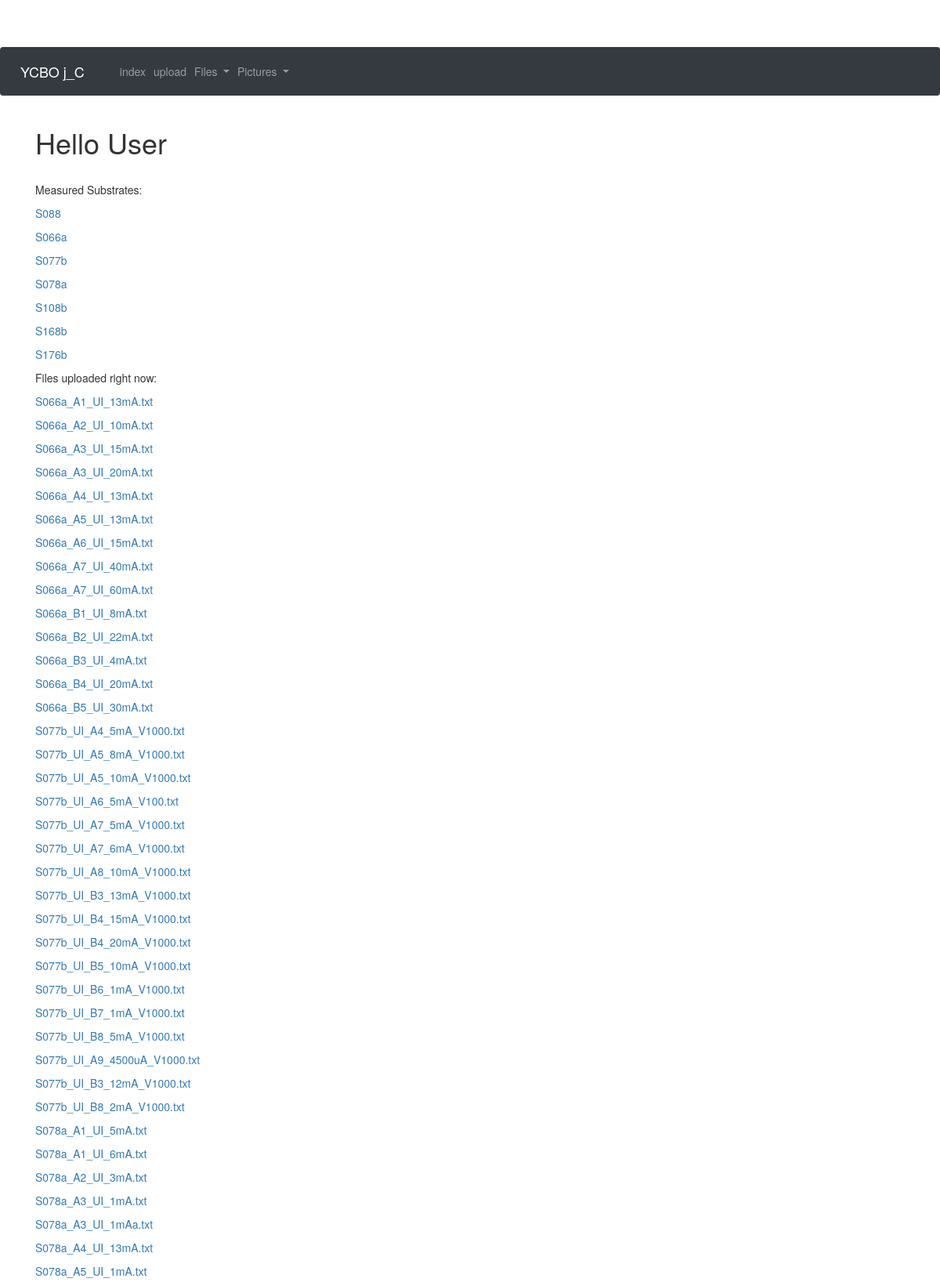
/index (upper part), run on the app's committed database.
### app/models.py (models this page shows, shortened)
class Substrate(db.Model):
    id = db.Column(db.Integer, primary_key = True)
    substratename = db.Column(db.String(32))
    Au_layer = db.Column(db.Integer)
    YBCO_layer = db.Column(db.Integer)
    bridges = db.relationship("Bridge", backref = "substrate", lazy="dynamic")

class Document(db.Model):
    id = db.Column(db.Integer, primary_key = True)
    bridge_id = db.Column(db.Integer, db.ForeignKey("bridge.id"))
    filename = db.Column(db.String(64))
    remove_offset = db.Column(db.Boolean,default=False)
    remove_ohm = db.Column(db.Boolean,default=False)
    amplification = db.Column(db.Integer, default = 1000)
    j_C = db.Column(db.Float)
    res = db.Column(db.Float)
    res_border = db.Column(db.Float)

### app/routes.py (the view)
@app.route("/", methods=["POST","GET"])
@app.route("/index", methods=["POST","GET"])
def index():
    form=DeleteAllFiles()
    files = Document.query.all()
    if request.method =="POST":
        for file in files:
            deleteFile(file.filename)
        return redirect(url_for("index"))
    return render_template("index.html", title="home", files = files,form=form,substrates=Substrate.query.all(),pictures=Picture.query.all())

### app/templates/index.html (shortened to what this page needs)
{% extends "base.html" %}
{% block content %}
<h1>Hello User</h1>
{% if substrates|length > 0 %}
<br>
<p>Measured Substrates:<p>
{% for substrate in substrates %}
<p><a href="{{url_for('substrate', substratename = substrate.substratename) }}">{{substrate.substratename}}</a></p>
{% endfor %}
{% endif %}
<p>Files uploaded right now:</p>
{% if files|length == 0 %}
<p>no files found -- <a href="{{url_for('upload')}}">Upload here!</a></p>
{% else %}
{% for file in files %}
<p><a href="{{url_for('file',filename=file.filename)}}">{{file.filename}}</a></p>
{% endfor %}
{% endif %}
{% endblock %}

### app/templates/base.html (style rules this page uses)
body { padding-top: 60px; }

### data on the page
Substrate: substratename "S088"
Substrate: substratename "S066a"
Substrate: substratename "S077b"
Substrate: substratename "S078a"
Substrate: substratename "S108b"
Substrate: substratename "S168b"
Substrate: substratename "S176b"
Document: filename "S066a_A1_UI_13mA.txt"
Document: filename "S066a_A2_UI_10mA.txt"
Document: filename "S066a_A3_UI_15mA.txt"
Document: filename "S066a_A3_UI_20mA.txt"
Document: filename "S066a_A4_UI_13mA.txt"
Document: filename "S066a_A5_UI_13mA.txt"
Document: filename "S066a_A6_UI_15mA.txt"
Document: filename "S066a_A7_UI_40mA.txt"
Document: filename "S066a_A7_UI_60mA.txt"
Document: filename "S066a_B1_UI_8mA.txt"
Document: filename "S066a_B2_UI_22mA.txt"
Document: filename "S066a_B3_UI_4mA.txt"
Document: filename "S066a_B4_UI_20mA.txt"
Document: filename "S066a_B5_UI_30mA.txt"
Document: filename "S077b_UI_A4_5mA_V1000.txt"
Document: filename "S077b_UI_A5_8mA_V1000.txt"
Document: filename "S077b_UI_A5_10mA_V1000.txt"
Document: filename "S077b_UI_A6_5mA_V100.txt"
Document: filename "S077b_UI_A7_5mA_V1000.txt"
Document: filename "S077b_UI_A7_6mA_V1000.txt"
Document: filename "S077b_UI_A8_10mA_V1000.txt"
Document: filename "S077b_UI_B3_13mA_V1000.txt"
Document: filename "S077b_UI_B4_15mA_V1000.txt"
Document: filename "S077b_UI_B4_20mA_V1000.txt"
Document: filename "S077b_UI_B5_10mA_V1000.txt"
Document: filename "S077b_UI_B6_1mA_V1000.txt"
Document: filename "S077b_UI_B7_1mA_V1000.txt"
Document: filename "S077b_UI_B8_5mA_V1000.txt"
Document: filename "S077b_UI_A9_4500uA_V1000.txt"
Document: filename "S077b_UI_B3_12mA_V1000.txt"
Document: filename "S077b_UI_B8_2mA_V1000.txt"
Document: filename "S078a_A1_UI_5mA.txt"
Document: filename "S078a_A1_UI_6mA.txt"
Document: filename "S078a_A2_UI_3mA.txt"
Document: filename "S078a_A3_UI_1mA.txt"
Document: filename "S078a_A3_UI_1mAa.txt"
Document: filename "S078a_A4_UI_13mA.txt"
Document: filename "S078a_A5_UI_1mA.txt"
